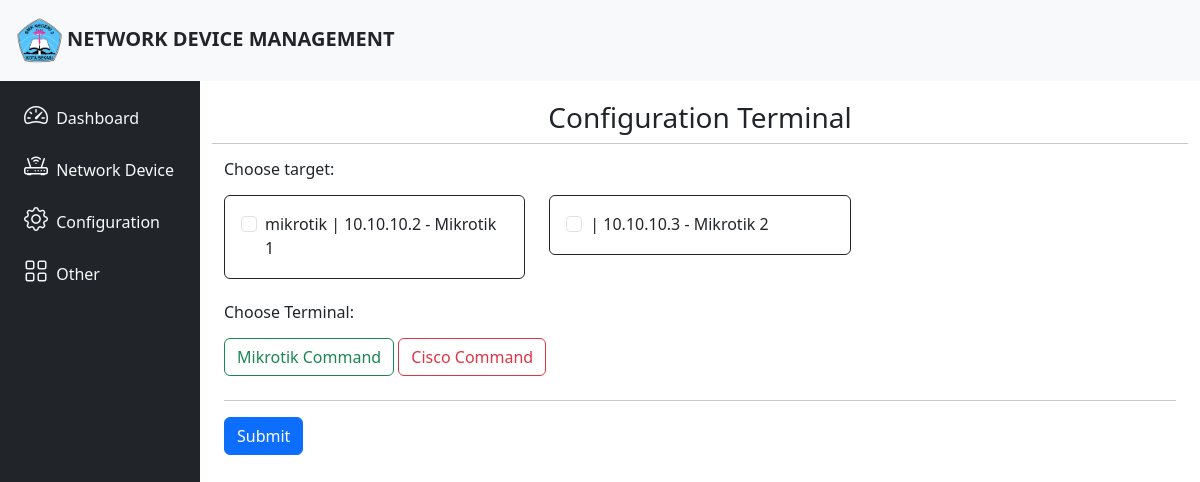
The page /configuration/ on the database as committed earlier.
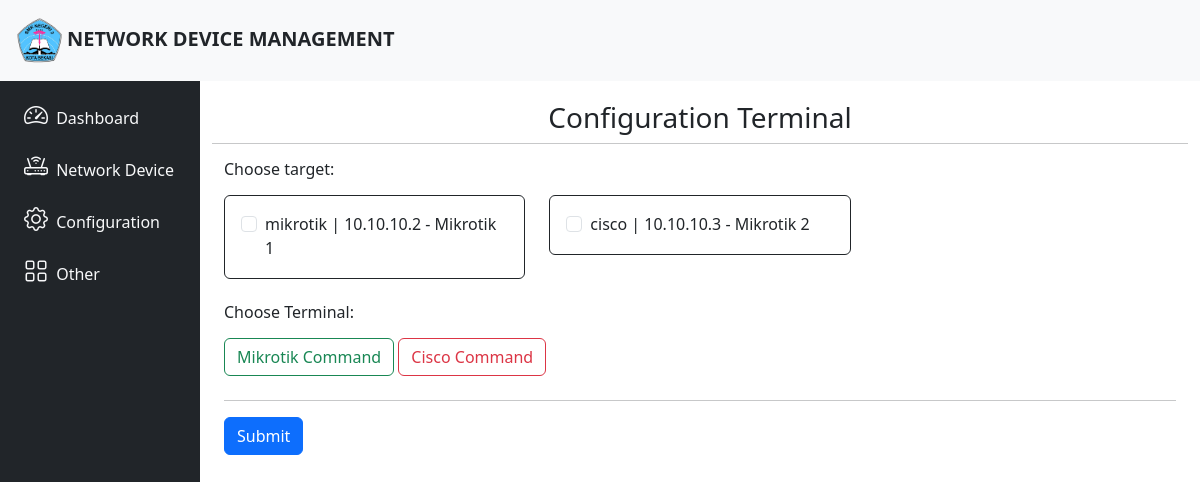
The same page on the database as committed later.
### NetworkManager/models.py (models this page shows, shortened)
class Device(models.Model):
    IP_address = models.CharField(max_length=255)
    hostname = models.CharField(max_length=255)
    username = models.CharField(max_length=255)
    password = models.CharField(max_length=255, blank=True)
    SSH_port = models.IntegerField(default=22)
    CHOOSE_VENDOR= (
        ('mikrotik', 'Mikrotik'),
        ('cisco', 'Cisco')
    )
    vendor = models.CharField(max_length=255, choices= CHOOSE_VENDOR, blank=True)
    TYPE_CHOICES = (
        ('router', 'Router'),
        ('switch', 'Switch')
    )
    device_type = models.CharField(max_length=255, choices=TYPE_CHOICES, blank=True)

### NetworkManager/views.py (the view)
# urls.py: path('configuration/',views.configuration, name = 'configuration'),
def configuration(request):
    if request.method == 'POST':
        selected_device_id = request.POST.getlist('device')
        mikrotik_cmd = request.POST['mikrotik_cmd'].splitlines()
        cisco_cmd = request.POST['cisco_cmd'].splitlines()
        for x in selected_device_id:
            dev = get_object_or_404(Device, pk=x)
            ssh_client = paramiko.SSHClient()
            ssh_client.set_missing_host_key_policy(paramiko.AutoAddPolicy())
            ssh_client.connect(hostname=dev.IP_address, username=dev.username, password=dev.password)
            try:
                if dev.vendor.lower() == 'mikrotik':
                    for cmd in mikrotik_cmd:
                        stdin, stdout, stderr = ssh_client.exec_command(cmd)
                else:
                    conn = ssh_client.invoke_shell()
                    conn.send("conf terminal\n")
                    for cmd in cisco_cmd:
                        conn.send(cmd+"\n")
                        time.sleep(1)
                log = Log(target=dev.IP_address + " ( " +dev.hostname+" ) ", action="Configuration", status="Success", time=datetime.now(), message="Complete - No Error ")
                log.save()
            except Exception as Exc:
                log = Log(target=dev.IP_address + " ( " +dev.hostname+" ) ", action="Configuration", status="Error", time=datetime.now(), message=Exc)
                log.save()
        return redirect('home')
    else:
        devices = Device.objects.all()
        context = {
            'devices': devices,
        }
        return render(request, 'configuration.html', context)

### templates/configuration.html (shortened to what this page needs)
{% extends 'base.html' %}
{% block content %}
<div class="col py-1">
    <div class="container ">
        <div class="row">
            <h3 class="text-center mt-3">Configuration Terminal</h3>
            <hr>
            <h6>Choose target:</h6>
            <form method="POST">
            <div class="row">
                {% for device in devices %}
                <div class="col-xl-4">
                    <div class="card my-2 border-dark">
                        <div class="card-body">
                            <div class="form-check">
                                <input class="form-check-input" type="checkbox" name="device" value="{{ device.id }}"> {{device.vendor}} | {{device.IP_address}} - {{device.hostname}}
                            </div>
                        </div>
                    </div>
                </div>
                {% endfor %}
            </div>
            <h6 class="mt-3">Choose Terminal:</h6>
                <a class="my-2 btn btn-outline-success" data-bs-toggle="collapse" href="#Mikrotik" role="button" aria-expanded="false">Mikrotik Command</a>
                <button class="my-2 btn btn-outline-danger" type="button" data-bs-toggle="collapse" data-bs-target="#Cisco" aria-expanded="false">Cisco Command</button>
                    <hr>
                <button type="submit" class="btn btn-primary">Submit</button>
            </form>
        </div>
    </div>
</div>
{% endblock content %}

Rows that differ between the two databases and show on the page:
changed Device "Mikrotik 2": vendor (not shown) → "cisco"
